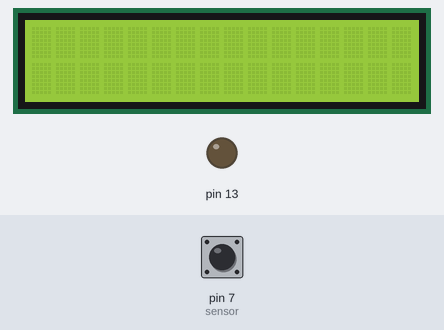
Bench run of a sketch on a simulated Arduino Uno, built with avr-gcc and run on an emulated ATmega328P. Parts: 16×2 character LCD, output pins drawn as LEDs (lit = HIGH). The test bench sets the inputs (shaded band); at power-on: pin 7 (sensor) LOW. What the sketch prints to the serial monitor is not drawn.

Above: at 1.2 s.
1.3 s: pin 7 (sensor) pulsed HIGH 5 times (0.12 s each, 0.3 s apart)
At 1.59 s:
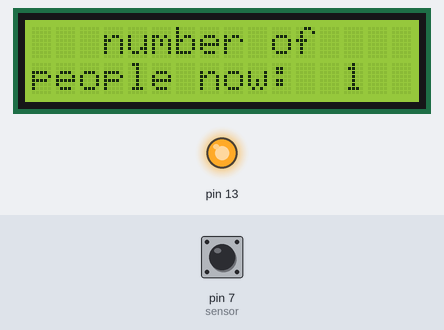
At 3.9 s:
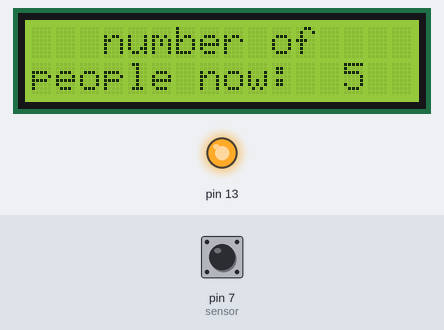
Timing chart, 0 to 5.4 s (numbered marks = the images above; inputs shaded):
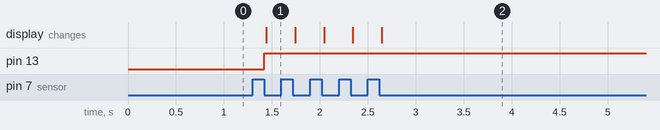

The sketch:

Photo-Interrupter.ino
```cpp
#include <LiquidCrystal_I2C.h>
LiquidCrystal_I2C lcd(0x27,16,2);

int count=0;
int current =0;
int previous =0;
int sensor=7;

void setup() {
  pinMode(sensor,INPUT);
  Serial.begin(9600);
  pinMode(13,OUTPUT);
  lcd.init();
  lcd.backlight();
}

void loop() {
   current = digitalRead(sensor);
   if (current != previous){
    if(digitalRead(sensor) == 0){
      count++;
     digitalWrite(13,HIGH);
     lcd.setCursor(3,0);
     lcd.print("number of");
     lcd.setCursor(0,1);
     lcd.print("people now:  ");
     lcd.print(count);
     Serial.print("number of people now:  ");
     Serial.println(count);
    }
   }
  previous = current;
}
//    else
//    {
//      digitalWrite(13,LOW);

//    delay(10000); // 10s
//    if (current != previous){
//    if(digitalRead(sensor) == 0){
//      count--;
//     digitalWrite(13,HIGH);
//     lcd.setCursor(3,0);
//     lcd.print("number of");
//     lcd.setCursor(0,1);
//     lcd.print("people now:  ");
//     lcd.print(count);
//     Serial.print("number of people now:  ");
//     Serial.println(count);
//     if( count == 0) {
//      digitalWrite(13,LOW);}
//     }
//   }

////Serial.print("IRSensorip  ");
////Serial.println(digitalRead(7));
//if(digitalRead(7)==0)
//{
//  digitalWrite(13,HIGH);
//  i++;
//  Serial.println(i);
//  }
// else{
//    digitalWrite(13,LOW);
//    }
//}
```

Measured:
- after the input at 1.3 s, pin 13: LOW → HIGH after 0.12 s; the display: changes after 0.14 s (image 1)
